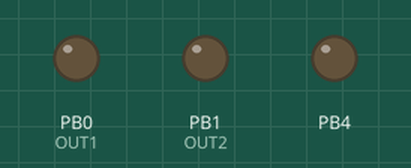
Recording of a sketch running on a simulated ATtiny85, built with avr-gcc and run on an emulated ATtiny85. Shown: output pins drawn as LEDs (lit = HIGH). At 36.0 s the program stops and its outputs stay as they are.

Above: at 0.1 s.
At 2.1 s:
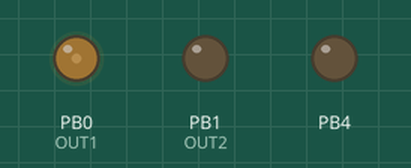
At 8.1 s:
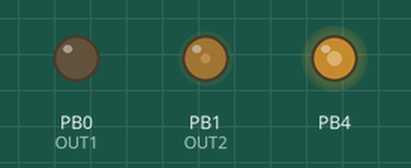
At 10.1 s:
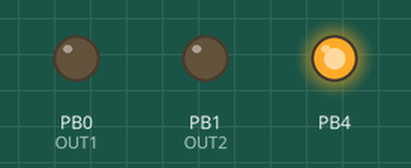
At 19.1 s:
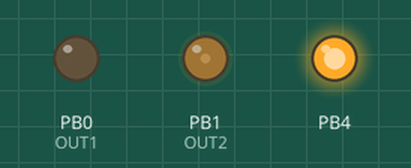
At 21.1 s:
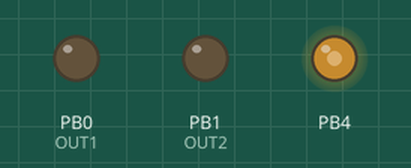
Timing chart, 0 to 37.5 s (numbered marks = the images above):
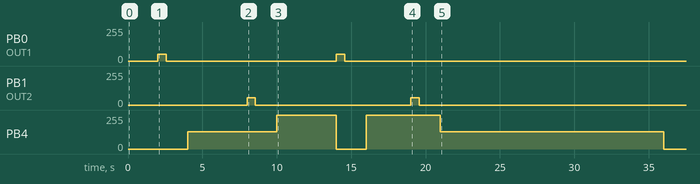

Measured:
- by itself, PB0 (OUT1): alternates 52/255 for 0.56 s and 0/255 for 11.4 s, 4 changes in all, then stays 0/255
- by itself, PB1 (OUT2): alternates 53/255 for 0.56 s and 0/255 for 10.4 s, 4 changes in all, then stays 0/255
- by itself, PB4: 0/255 → 128/255 at 4.0 s, → 255/255 6.0 s later, → 0/255 4.0 s later, → 255/255 2.0 s later, … (6 changes in this stretch)

The sketch:

kipper-h-motor.ino
```cpp
// DRV8833
// IN1 connected to Digispark P0
// IN2 connected to Digispark P1

#define PWM_UP 52
// Slightly more down to avoid start point drift upwards
#define PWM_DOWN 53
#define KICK_TIME 7
#define ROTOR_TIME 560

#define ROLLER_PWM_SLOW 128
#define ROLLER_PWM_FAST 255

// for Digi
#define OUT1 0
#define OUT2 1
// for Uno
//#define OUT1 5
//#define OUT2 6


void setup() {
  pinMode(OUT1, OUTPUT);
  pinMode(OUT2, OUTPUT);
  pinMode(4, OUTPUT);
}

void dumpUp2s() {
  analogWrite(OUT1, 255);
  analogWrite(OUT2, 0);
  delay(KICK_TIME);
  analogWrite(OUT1, PWM_UP);
  delay(ROTOR_TIME);
  analogWrite(OUT2, 0);
  analogWrite(OUT1, 0);
  delay(max(0, 2000-ROTOR_TIME-KICK_TIME));
}

void dumpDown2s() {
  analogWrite(OUT2, 255);
  analogWrite(OUT1, 0);
  delay(KICK_TIME);
  analogWrite(OUT2, PWM_DOWN);
  delay(ROTOR_TIME);
  analogWrite(OUT2, 0);
  analogWrite(OUT1, 0);
  delay(max(0, 2000-ROTOR_TIME-KICK_TIME));
}

void rollerFast() {
  analogWrite(4, ROLLER_PWM_FAST);
}

void rollerSlow() {
  analogWrite(4, ROLLER_PWM_SLOW);
}

void rollerStop() {
  analogWrite(4, 0);
}

// PLAN
//
// -0---2-----4-------8---10------14---16--18---21--23---------30-> Time, sec
//  |   |     |       |    |       |   |   |    |   |           |
// PWR  |  ROL_SLOW   |  ROL_FST ROL_0 | ROL_FST| ROL_SLOW    PWR OFF expected
//   DUMP_UP       DUMP_DOWN        DUMP_UP  DUMP_DOWN


void loop() {
  delay(2000);
  dumpUp2s();
  rollerSlow();
  delay(4000);
  dumpDown2s();
  rollerFast();
  delay(4000);
  rollerStop();
  dumpUp2s();
  rollerFast();
  delay(3000);
  dumpDown2s();
  rollerSlow();
  //wait until powered off
  delay(15000);
  rollerStop();
  exit(0);
}
```
